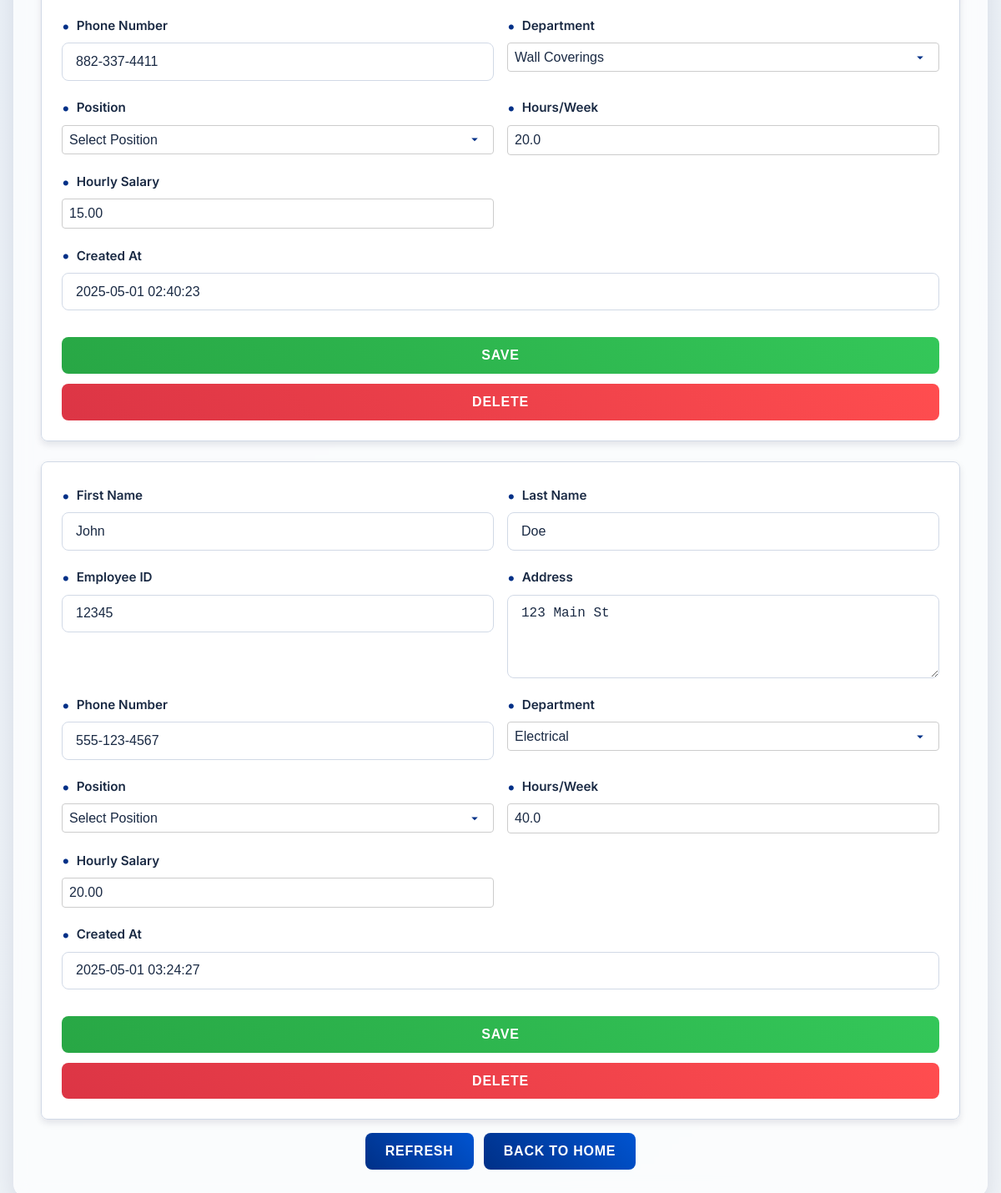
The app's page /custom_admin/ (lower part), older data.
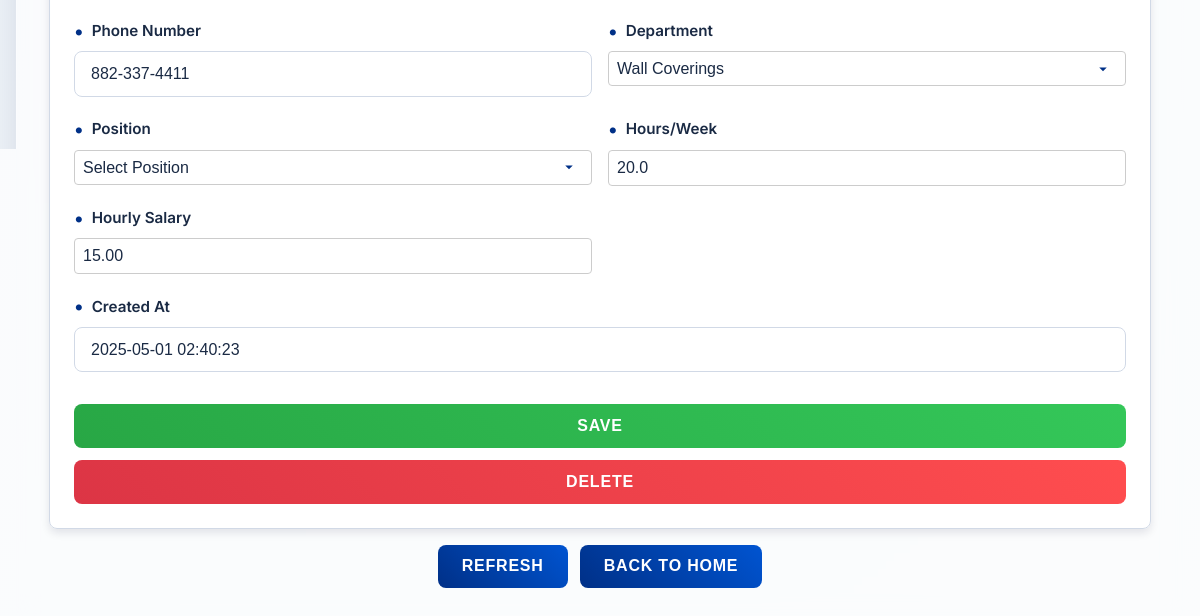
The same page, newer data.
### employees/models.py (models this page shows, shortened)
class Employee(models.Model):
    first_name = models.CharField(max_length=50)
    last_name = models.CharField(max_length=50)
    employee_id = models.CharField(max_length=10, unique=True)
    address = models.CharField(max_length=200)
    phone_number = models.CharField(max_length=15)
    department = models.CharField(max_length=50)
    position = models.CharField(max_length=50)
    hours_per_week = models.FloatField()
    hourly_salary = models.DecimalField(max_digits=10, decimal_places=2)
    created_at = models.DateTimeField(auto_now_add=True)

### employees/views.py (the view)
# urls.py: path('custom_admin/', views.custom_admin, name='custom_admin'),
def custom_admin(request):
    employees = Employee.objects.filter(id__isnull=False, id__gt=0)
    logger.debug("Custom admin employees: %s", [emp.id for emp in employees])
    return render(request, 'employees/admin.html', {'employees': employees})

### employees/templates/employees/admin.html (shortened to what the changed rows need)
{% load static %}
<!DOCTYPE html>
<html lang="en">
<head>
    <link rel="stylesheet" href="{% static 'css/styles.css' %}">
</head>
<body>
    <div class="container">
        {% if employees %}
            <div class="employee-container">
                {% for employee in employees %}
                    <div class="employee-block">
                        <form method="POST" action="{% url 'update_employee' employee.id %}" class="employee-form">
                            <div>
                                <label for="first_name_{{ employee.id }}">First Name</label>
                                <input type="text" id="first_name_{{ employee.id }}" name="first_name" pattern="[A-Za-z]+" title="Letters only" value="{{ employee.first_name }}" required>
                            </div>
                            <div>
                                <label for="last_name_{{ employee.id }}">Last Name</label>
                                <input type="text" id="last_name_{{ employee.id }}" name="last_name" pattern="[A-Za-z]+" title="Letters only" value="{{ employee.last_name }}" required>
                            </div>
                            <div>
                                <label for="employee_id_{{ employee.id }}">Employee ID</label>
                                <input type="text" id="employee_id_{{ employee.id }}" name="employee_id" pattern="\d+" title="Numbers only" value="{{ employee.employee_id }}" required>
                            </div>
                            <div>
                                <label for="address_{{ employee.id }}">Address</label>
                                <textarea id="address_{{ employee.id }}" name="address" required>{{ employee.address }}</textarea>
                            </div>
                            <div>
                                <label for="phone_number_{{ employee.id }}">Phone Number</label>
                                <input type="tel" id="phone_number_{{ employee.id }}" name="phone_number" pattern="\d{3}-\d{3}-\d{4}" title="Format: 111-111-1111" value="{{ employee.phone_number }}" required>
                            </div>
                            <div>
                                <label for="department_{{ employee.id }}">Department</label>
                                <select id="department_{{ employee.id }}" name="department" required>
                                    <option value="Electrical" {% if employee.department == "Electrical" %}selected{% endif %}>Electrical</option>
                                    <option value="Wall Coverings" {% if employee.department == "Wall Coverings" %}selected{% endif %}>Wall Coverings</option>
                                </select>
                            </div>
                            <div>
                                <label for="position_{{ employee.id }}">Position</label>
                                <select id="position_{{ employee.id }}" name="position" data-selected="{{ employee.position }}" required>
                                    <option value="" disabled selected>Select Position</option>
                                </select>
                            </div>
                            <div>
                                <label for="hours_per_week_{{ employee.id }}">Hours/Week</label>
                                <input type="number" step="0.1" id="hours_per_week_{{ employee.id }}" name="hours_per_week" value="{{ employee.hours_per_week }}" min="0" required>
                            </div>
                            <div>
                                <label for="hourly_salary_{{ employee.id }}">Hourly Salary</label>
                                <input type="number" step="0.01" id="hourly_salary_{{ employee.id }}" name="hourly_salary" value="{{ employee.hourly_salary }}" min="0" required>
                            </div>
                            <div class="full-width">
                                <label for="created_at_{{ employee.id }}">Created At</label>
                                <input type="text" id="created_at_{{ employee.id }}" value="{{ employee.created_at|date:'Y-m-d H:i:s' }}" disabled>
                            </div>
                            <div class="block-actions full-width">
                                <button type="submit" class="save-btn" aria-label="Save changes for {{ employee.first_name }} {{ employee.last_name }}">Save</button>
                                <button type="button" class="delete-btn" data-url="{% url 'delete_employee' employee.id|escapejs %}" onclick="if(confirm('Are you sure you want to delete {{ employee.first_name|escapejs }} {{ employee.last_name|escapejs }} (ID: {{ employee.employee_id|escapejs }})?')) window.location.href=this.dataset.url;" aria-label="Delete employee {{ employee.first_name }} {{ employee.last_name }}">Delete</button>
                            </div>
                        </form>
                    </div>
                {% endfor %}
            </div>
        {% else %}
            <p>No employees registered yet.</p>
        {% endif %}
    </div>
</body>
</html>

Row changes from the older to the newer data that the page shows:
removed Employee: first_name "John", last_name "Doe", employee_id "12345", address "123 Main St", phone_number "555-123-4567", department "Electrical", hours_per_week "40.0", hourly_salary "20.00", created_at "2025-05-01 03:24:27"
